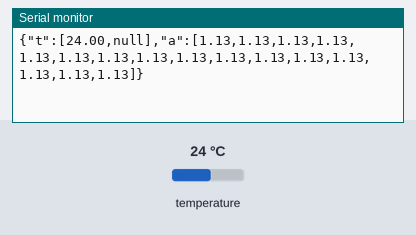
This program was run on a simulated Arduino Mega 2560, built with avr-gcc and run on an emulated ATmega2560. Shown: the last lines printed to the serial monitor. Inputs (shaded band) come from the test bench; at power-on: temperature 24 °C.

Above: at 2.2 s.
2.3 s: temperature set to 12 °C
At 3.3 s:
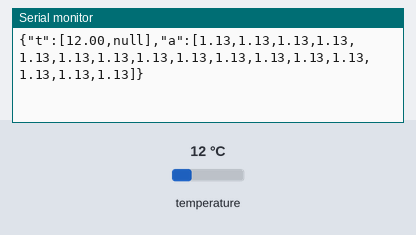
3.8 s: temperature set to 19 °C
At 4.9 s:
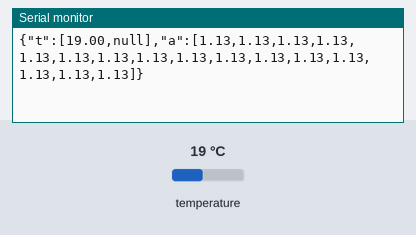
Timing chart, 0 to 6.8 s (numbered marks = the images above; inputs shaded):
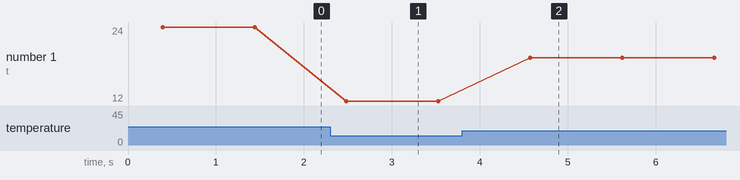

Measured:
- after the input at 2.3 s, the serial monitor: prints a new line after 0.18 s (image 1)
- after the input at 3.8 s, the serial monitor: prints a new line after 0.78 s (image 2)
- plotted number 1: 24 → 12 after the input at 2.3 s, 12 → 19 after the input at 3.8 s

The program:

main.cpp
```cpp
#include <Arduino.h>
#include <OneWire.h>
#include <DallasTemperature.h>

// ── Pin-konfigurasjoner ───────────────────────────────────────────────────────
static const uint8_t ONE_WIRE_PIN = 2;    // DS18B20 data (4.7kΩ pull-up til 5V)
static const uint8_t NUM_TEMP     = 2;    // Antall DS18B20-sensorer
static const uint8_t NUM_CT       = 16;   // Antall CT-clamps (alle analoge innganger)

// CT-clamp analog-pinner A0–A15 (alle 16 analoge innganger på Mega)
// Kobling per kanal: CT 3.5mm tip → 10µF kap → pin, 2×10kΩ bias til 2.5V
static const uint8_t CT_PINS[NUM_CT] = {
    A0, A1, A2, A3, A4, A5, A6, A7,
    A8, A9, A10, A11, A12, A13, A14, A15
};

OneWire      oneWire(ONE_WIRE_PIN);
DallasTemperature sensors(&oneWire);

void setup() {
    Serial.begin(115200);
    sensors.begin();
    sensors.setResolution(11);  // 11-bit: 375ms konverteringstid, 0.125°C oppløsning

    uint8_t found = sensors.getDeviceCount();
    Serial.print(F("# DS18B20 funnet: "));
    Serial.println(found);
}

// ── CT-lesing (placeholder til Shelly 50A-clamps ankommer) ───────────────────
// Shelly 50A CT: innebygd burden, 1V AC RMS ved 50A.
// Når hardware er klar: erstatt med EmonLib
//   #include <EmonLib.h>
//   EnergyMonitor ct[NUM_CT];
//   ct[i].current(CT_PINS[i], 50.0);  // kalibrer mot kjent last
//   float amps = ct[i].calcIrms(1480);
static float read_ct(uint8_t /*pin*/) {
    return 1.13f;  // placeholder — erstattes med EmonLib RMS-lesing
}

void loop() {
    sensors.requestTemperatures();  // blokkerer ~375ms ved 11-bit

    // JSON-linje til Curb (en linje per sekund)
    // Format: {"t":[temp0,temp1],"a":[a0,...,a8]}
    Serial.print(F("{\"t\":["));
    for (uint8_t i = 0; i < NUM_TEMP; i++) {
        if (i > 0) Serial.print(',');
        float t = sensors.getTempCByIndex(i);
        if (t == DEVICE_DISCONNECTED_C) {
            Serial.print(F("null"));
        } else {
            Serial.print(t, 2);
        }
    }

    Serial.print(F("],\"a\":["));
    for (uint8_t i = 0; i < NUM_CT; i++) {
        if (i > 0) Serial.print(',');
        Serial.print(read_ct(CT_PINS[i]), 2);
    }

    Serial.println(F("]}"));

    delay(650);  // ~1 Hz totalt (375ms konvertering + 650ms = ~1025ms)
}
```
